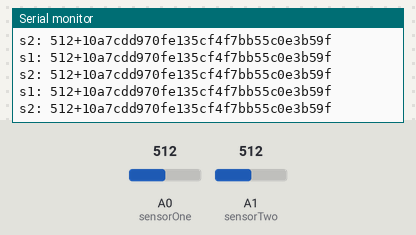
Bench run of a sketch on a simulated Arduino Uno, built with avr-gcc and run on an emulated ATmega328P. Shown: the last lines printed to the serial monitor. The test bench sets the inputs (shaded band); at power-on: A0 (sensorOne) = 512, A1 (sensorTwo) = 512.

Above: at 1.2 s.
1.3 s: A0 (sensorOne) set to 716
At 1.44 s:
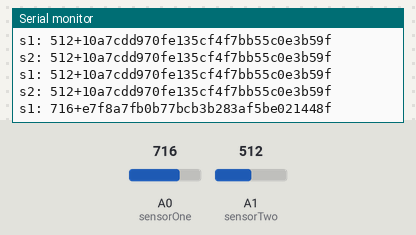
3.1 s: A1 (sensorTwo) set to 306
At 3.17 s:
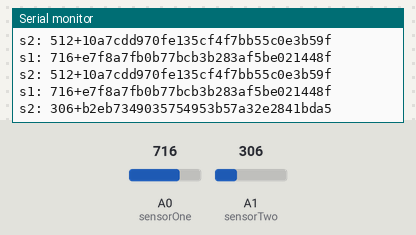
4.8 s: A0 (sensorOne) set to 900
At 4.91 s:
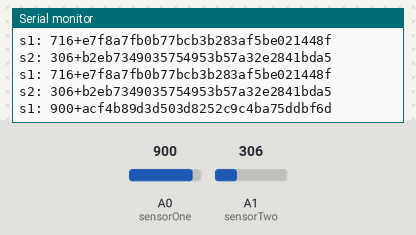
6.6 s: A1 (sensorTwo) set to 122
At 6.64 s:
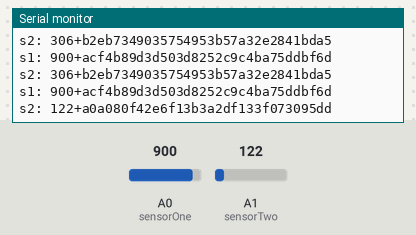
8.3 s: A1 (sensorTwo) set to 54
At 8.48 s:
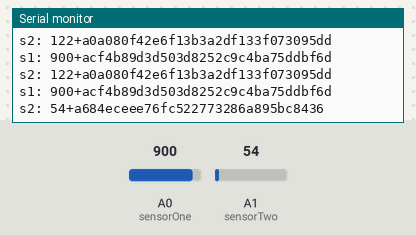
10.1 s: A0 (sensorOne) set to 1023
At 10.22 s:
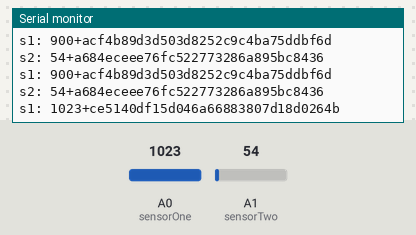

The sketch:

sensor_reader.ino
```cpp
// potentiometer_read.ino
#include "MD5.h"


int sensorOne = A0;
int sensorTwo = A1;
int sensorValueOne;
int sensorValueTwo;

void setup()
{
  Serial.begin(9600);
  pinMode(sensorOne, INPUT);
  pinMode(sensorTwo, INPUT);
}

void loop()
{
  sensorValueOne = analogRead(sensorOne);
  String code_sensorValueOne = codificar(String(sensorValueOne));
  Serial.print("s1: ");
  Serial.println(code_sensorValueOne);


  delay(100);

  sensorValueTwo = analogRead(sensorTwo);
  String code_sensorValueTwo = codificar(String(sensorValueTwo));
  Serial.print("s2: ");
  Serial.println(code_sensorValueTwo);


  delay(100);
}


String codificar(String value)
{

  char *ldrValueChar = (char*) malloc(sizeof(char)*value.length()+1);
  value.toCharArray(ldrValueChar, value.length()+1);

  unsigned char* hash= MD5::make_hash(ldrValueChar);
  free(ldrValueChar);
  char *md5str = MD5::make_digest(hash, 16);
  free(hash);
  String data = String(value) + "+" + (char *)md5str;
  free(md5str);
  return data;

}
```

MD5.cpp
```cpp
#include "MD5.h"

MD5::MD5()
{
	//nothing
	return;
}

char* MD5::make_digest(const unsigned char *digest, int len) /* {{{ */
{
	char * md5str = (char*) malloc(sizeof(char)*(len*2+1));
	static const char hexits[17] = "0123456789abcdef";
	int i;

	for (i = 0; i < len; i++) {
		md5str[i * 2]       = hexits[digest[i] >> 4];
		md5str[(i * 2) + 1] = hexits[digest[i] &  0x0F];
	}
	md5str[len * 2] = '\0';
	return md5str;
}

/*
 * The basic MD5 functions.
 *
 * E and G are optimized compared to their RFC 1321 definitions for
 * architectures that lack an AND-NOT instruction, just like in Colin Plumb's
 * implementation.
 * E() has been used instead of F() because F() is already defined in the Arduino core
 */
#define E(x, y, z)			((z) ^ ((x) & ((y) ^ (z))))
#define G(x, y, z)			((y) ^ ((z) & ((x) ^ (y))))
#define H(x, y, z)			((x) ^ (y) ^ (z))
#define I(x, y, z)			((y) ^ ((x) | ~(z)))

/*
 * The MD5 transformation for all four rounds.
 */
#define STEP(f, a, b, c, d, x, t, s) \
	(a) += f((b), (c), (d)) + (x) + (t); \
	(a) = (((a) << (s)) | (((a) & 0xffffffff) >> (32 - (s)))); \
	(a) += (b);

/*
 * SET reads 4 input bytes in little-endian byte order and stores them
 * in a properly aligned word in host byte order.
 *
 * The check for little-endian architectures that tolerate unaligned
 * memory accesses is just an optimization.  Nothing will break if it
 * doesn't work.
 */
#if defined(__i386__) || defined(__x86_64__) || defined(__vax__)
# define SET(n) \
	(*(MD5_u32plus *)&ptr[(n) * 4])
# define GET(n) \
	SET(n)
#else
# define SET(n) \
	(ctx->block[(n)] = \
	(MD5_u32plus)ptr[(n) * 4] | \
	((MD5_u32plus)ptr[(n) * 4 + 1] << 8) | \
	((MD5_u32plus)ptr[(n) * 4 + 2] << 16) | \
	((MD5_u32plus)ptr[(n) * 4 + 3] << 24))
# define GET(n) \
	(ctx->block[(n)])
#endif

/*
 * This processes one or more 64-byte data blocks, but does NOT update
 * the bit counters.  There are no alignment requirements.
 */
const void *MD5::body(void *ctxBuf, const void *data, size_t size)
{
	MD5_CTX *ctx = (MD5_CTX*)ctxBuf;
	const unsigned char *ptr;
	MD5_u32plus a, b, c, d;
	MD5_u32plus saved_a, saved_b, saved_c, saved_d;

	ptr = (unsigned char*)data;

	a = ctx->a;
	b = ctx->b;
	c = ctx->c;
	d = ctx->d;

	do {
		saved_a = a;
		saved_b = b;
		saved_c = c;
		saved_d = d;

/* Round 1
 * E() has been used instead of F() because F() is already defined in the Arduino core
 */
		STEP(E, a, b, c, d, SET(0), 0xd76aa478, 7)
		STEP(E, d, a, b, c, SET(1), 0xe8c7b756, 12)
		STEP(E, c, d, a, b, SET(2), 0x242070db, 17)
		STEP(E, b, c, d, a, SET(3), 0xc1bdceee, 22)
		STEP(E, a, b, c, d, SET(4), 0xf57c0faf, 7)
		STEP(E, d, a, b, c, SET(5), 0x4787c62a, 12)
		STEP(E, c, d, a, b, SET(6), 0xa8304613, 17)
		STEP(E, b, c, d, a, SET(7), 0xfd469501, 22)
		STEP(E, a, b, c, d, SET(8), 0x698098d8, 7)
		STEP(E, d, a, b, c, SET(9), 0x8b44f7af, 12)
		STEP(E, c, d, a, b, SET(10), 0xffff5bb1, 17)
		STEP(E, b, c, d, a, SET(11), 0x895cd7be, 22)
		STEP(E, a, b, c, d, SET(12), 0x6b901122, 7)
		STEP(E, d, a, b, c, SET(13), 0xfd987193, 12)
		STEP(E, c, d, a, b, SET(14), 0xa679438e, 17)
		STEP(E, b, c, d, a, SET(15), 0x49b40821, 22)

/* Round 2 */
		STEP(G, a, b, c, d, GET(1), 0xf61e2562, 5)
		STEP(G, d, a, b, c, GET(6), 0xc040b340, 9)
		STEP(G, c, d, a, b, GET(11), 0x265e5a51, 14)
		STEP(G, b, c, d, a, GET(0), 0xe9b6c7aa, 20)
		STEP(G, a, b, c, d, GET(5), 0xd62f105d, 5)
		STEP(G, d, a, b, c, GET(10), 0x02441453, 9)
		STEP(G, c, d, a, b, GET(15), 0xd8a1e681, 14)
		STEP(G, b, c, d, a, GET(4), 0xe7d3fbc8, 20)
		STEP(G, a, b, c, d, GET(9), 0x21e1cde6, 5)
		STEP(G, d, a, b, c, GET(14), 0xc33707d6, 9)
		STEP(G, c, d, a, b, GET(3), 0xf4d50d87, 14)
		STEP(G, b, c, d, a, GET(8), 0x455a14ed, 20)
		STEP(G, a, b, c, d, GET(13), 0xa9e3e905, 5)
		STEP(G, d, a, b, c, GET(2), 0xfcefa3f8, 9)
		STEP(G, c, d, a, b, GET(7), 0x676f02d9, 14)
		STEP(G, b, c, d, a, GET(12), 0x8d2a4c8a, 20)

/* Round 3 */
		STEP(H, a, b, c, d, GET(5), 0xfffa3942, 4)
		STEP(H, d, a, b, c, GET(8), 0x8771f681, 11)
		STEP(H, c, d, a, b, GET(11), 0x6d9d6122, 16)
		STEP(H, b, c, d, a, GET(14), 0xfde5380c, 23)
		STEP(H, a, b, c, d, GET(1), 0xa4beea44, 4)
		STEP(H, d, a, b, c, GET(4), 0x4bdecfa9, 11)
		STEP(H, c, d, a, b, GET(7), 0xf6bb4b60, 16)
		STEP(H, b, c, d, a, GET(10), 0xbebfbc70, 23)
		STEP(H, a, b, c, d, GET(13), 0x289b7ec6, 4)
		STEP(H, d, a, b, c, GET(0), 0xeaa127fa, 11)
		STEP(H, c, d, a, b, GET(3), 0xd4ef3085, 16)
		STEP(H, b, c, d, a, GET(6), 0x04881d05, 23)
		STEP(H, a, b, c, d, GET(9), 0xd9d4d039, 4)
		STEP(H, d, a, b, c, GET(12), 0xe6db99e5, 11)
		STEP(H, c, d, a, b, GET(15), 0x1fa27cf8, 16)
		STEP(H, b, c, d, a, GET(2), 0xc4ac5665, 23)

/* Round 4 */
		STEP(I, a, b, c, d, GET(0), 0xf4292244, 6)
		STEP(I, d, a, b, c, GET(7), 0x432aff97, 10)
		STEP(I, c, d, a, b, GET(14), 0xab9423a7, 15)
		STEP(I, b, c, d, a, GET(5), 0xfc93a039, 21)
		STEP(I, a, b, c, d, GET(12), 0x655b59c3, 6)
		STEP(I, d, a, b, c, GET(3), 0x8f0ccc92, 10)
		STEP(I, c, d, a, b, GET(10), 0xffeff47d, 15)
		STEP(I, b, c, d, a, GET(1), 0x85845dd1, 21)
		STEP(I, a, b, c, d, GET(8), 0x6fa87e4f, 6)
		STEP(I, d, a, b, c, GET(15), 0xfe2ce6e0, 10)
		STEP(I, c, d, a, b, GET(6), 0xa3014314, 15)
		STEP(I, b, c, d, a, GET(13), 0x4e0811a1, 21)
		STEP(I, a, b, c, d, GET(4), 0xf7537e82, 6)
		STEP(I, d, a, b, c, GET(11), 0xbd3af235, 10)
		STEP(I, c, d, a, b, GET(2), 0x2ad7d2bb, 15)
		STEP(I, b, c, d, a, GET(9), 0xeb86d391, 21)

		a += saved_a;
		b += saved_b;
		c += saved_c;
		d += saved_d;

		ptr += 64;
	} while (size -= 64);

	ctx->a = a;
	ctx->b = b;
	ctx->c = c;
	ctx->d = d;

	return ptr;
}

void MD5::MD5Init(void *ctxBuf)
{
	MD5_CTX *ctx = (MD5_CTX*)ctxBuf;
	ctx->a = 0x67452301;
	ctx->b = 0xefcdab89;
	ctx->c = 0x98badcfe;
	ctx->d = 0x10325476;

	ctx->lo = 0;
	ctx->hi = 0;

    memset(ctx->block, 0, sizeof(ctx->block));
    memset(ctx->buffer, 0, sizeof(ctx->buffer));
}

void MD5::MD5Update(void *ctxBuf, const void *data, size_t size)
{
	MD5_CTX *ctx = (MD5_CTX*)ctxBuf;
	MD5_u32plus saved_lo;
	MD5_u32plus used, free;

	saved_lo = ctx->lo;
	if ((ctx->lo = (saved_lo + size) & 0x1fffffff) < saved_lo) {
		ctx->hi++;
	}
	ctx->hi += size >> 29;

	used = saved_lo & 0x3f;

	if (used) {
		free = 64 - used;

		if (size < free) {
			memcpy(&ctx->buffer[used], data, size);
			return;
		}

		memcpy(&ctx->buffer[used], data, free);
		data = (unsigned char *)data + free;
		size -= free;
		body(ctx, ctx->buffer, 64);
	}

	if (size >= 64) {
		data = body(ctx, data, size & ~(size_t)0x3f);
		size &= 0x3f;
	}

	memcpy(ctx->buffer, data, size);
}

void MD5::MD5Final(unsigned char *result, void *ctxBuf)
{
	MD5_CTX *ctx = (MD5_CTX*)ctxBuf;
	MD5_u32plus used, free;

	used = ctx->lo & 0x3f;

	ctx->buffer[used++] = 0x80;

	free = 64 - used;

	if (free < 8) {
		memset(&ctx->buffer[used], 0, free);
		body(ctx, ctx->buffer, 64);
		used = 0;
		free = 64;
	}

	memset(&ctx->buffer[used], 0, free - 8);

	ctx->lo <<= 3;
	ctx->buffer[56] = ctx->lo;
	ctx->buffer[57] = ctx->lo >> 8;
	ctx->buffer[58] = ctx->lo >> 16;
	ctx->buffer[59] = ctx->lo >> 24;
	ctx->buffer[60] = ctx->hi;
	ctx->buffer[61] = ctx->hi >> 8;
	ctx->buffer[62] = ctx->hi >> 16;
	ctx->buffer[63] = ctx->hi >> 24;

	body(ctx, ctx->buffer, 64);

	result[0] = ctx->a;
	result[1] = ctx->a >> 8;
	result[2] = ctx->a >> 16;
	result[3] = ctx->a >> 24;
	result[4] = ctx->b;
	result[5] = ctx->b >> 8;
	result[6] = ctx->b >> 16;
	result[7] = ctx->b >> 24;
	result[8] = ctx->c;
	result[9] = ctx->c >> 8;
	result[10] = ctx->c >> 16;
	result[11] = ctx->c >> 24;
	result[12] = ctx->d;
	result[13] = ctx->d >> 8;
	result[14] = ctx->d >> 16;
	result[15] = ctx->d >> 24;

	memset(ctx, 0, sizeof(*ctx));
}
unsigned char* MD5::make_hash(char *arg)
{
	MD5_CTX context;
	unsigned char * hash = (unsigned char *) malloc(16);
	MD5Init(&context);
	MD5Update(&context, arg, strlen(arg));
	MD5Final(hash, &context);
	return hash;
}
unsigned char* MD5::make_hash(char *arg,size_t size)
{
	MD5_CTX context;
	unsigned char * hash = (unsigned char *) malloc(16);
	MD5Init(&context);
	MD5Update(&context, arg, size);
	MD5Final(hash, &context);
	return hash;
}
```

MD5.h
```cpp
#ifndef MD5_h
#define MD5_h

#include "Arduino.h"

/*
 * This is an OpenSSL-compatible implementation of the RSA Data Security,
 * Inc. MD5 Message-Digest Algorithm (RFC 1321).
 *
 * Written by Solar Designer <solar at openwall.com> in 2001, and placed
 * in the public domain.  There's absolutely no warranty.
 *
 * This differs from Colin Plumb's older public domain implementation in
 * that no 32-bit integer data type is required, there's no compile-time
 * endianness configuration, and the function prototypes match OpenSSL's.
 * The primary goals are portability and ease of use.
 *
 * This implementation is meant to be fast, but not as fast as possible.
 * Some known optimizations are not included to reduce source code size
 * and avoid compile-time configuration.
 */

/*
 * Updated by Scott MacVicar for arduino
 * <scott@macvicar.net>
 */

#include <string.h>

typedef unsigned long MD5_u32plus;

typedef struct {
	MD5_u32plus lo, hi;
	MD5_u32plus a, b, c, d;
	unsigned char buffer[64];
	MD5_u32plus block[16];
} MD5_CTX;

class MD5
{
public:
	MD5();
	static unsigned char* make_hash(char *arg);
	static unsigned char* make_hash(char *arg,size_t size);
	static char* make_digest(const unsigned char *digest, int len);
 	static const void *body(void *ctxBuf, const void *data, size_t size);
	static void MD5Init(void *ctxBuf);
	static void MD5Final(unsigned char *result, void *ctxBuf);
	static void MD5Update(void *ctxBuf, const void *data, size_t size);
};

#endif
```

Measured:
- after the input at 1.3 s, the serial monitor: prints a new line after 0.13 s (image 1)
- after the input at 3.1 s, the serial monitor: prints a new line after 0.07 s (image 2)
- after the input at 4.8 s, the serial monitor: prints a new line after 0.10 s (image 3)
- after the input at 6.6 s, the serial monitor: prints a new line at once (image 4)
- after the input at 8.3 s, the serial monitor: prints a new line after 0.18 s (image 5)
- after the input at 10.1 s, the serial monitor: prints a new line after 0.11 s (image 6)
